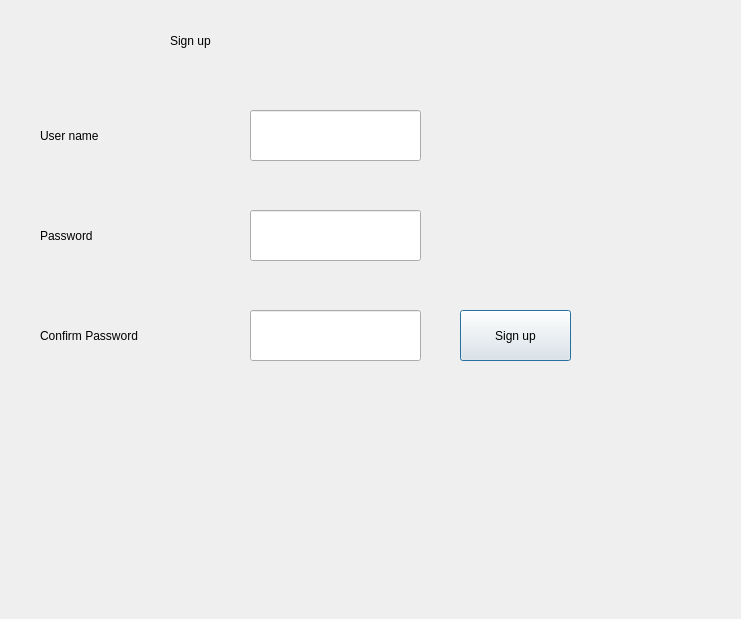
<?xml version="1.0" encoding="UTF-8"?>
<ui version="4.0">
 <class>Dialog</class>
 <widget class="QDialog" name="Dialog">
  <property name="geometry">
   <rect>
    <x>0</x>
    <y>0</y>
    <width>741</width>
    <height>619</height>
   </rect>
  </property>
  <property name="windowTitle">
   <string>Dialog</string>
  </property>
  <property name="styleSheet">
   <string notr="true"/>
  </property>
  <widget class="QLabel" name="lbl_header">
   <property name="geometry">
    <rect>
     <x>170</x>
     <y>10</y>
     <width>161</width>
     <height>61</height>
    </rect>
   </property>
   <property name="styleSheet">
    <string notr="true"/>
   </property>
   <property name="text">
    <string>Sign up</string>
   </property>
  </widget>
  <widget class="QLabel" name="label_2">
   <property name="geometry">
    <rect>
     <x>40</x>
     <y>110</y>
     <width>121</width>
     <height>51</height>
    </rect>
   </property>
   <property name="styleSheet">
    <string notr="true"/>
   </property>
   <property name="text">
    <string>User name</string>
   </property>
  </widget>
  <widget class="QLineEdit" name="user_name">
   <property name="geometry">
    <rect>
     <x>250</x>
     <y>110</y>
     <width>171</width>
     <height>51</height>
    </rect>
   </property>
   <property name="styleSheet">
    <string notr="true"/>
   </property>
  </widget>
  <widget class="QLineEdit" name="password">
   <property name="geometry">
    <rect>
     <x>250</x>
     <y>210</y>
     <width>171</width>
     <height>51</height>
    </rect>
   </property>
   <property name="styleSheet">
    <string notr="true"/>
   </property>
   <property name="text">
    <string/>
   </property>
  </widget>
  <widget class="QLabel" name="label_3">
   <property name="geometry">
    <rect>
     <x>40</x>
     <y>210</y>
     <width>121</width>
     <height>51</height>
    </rect>
   </property>
   <property name="styleSheet">
    <string notr="true"/>
   </property>
   <property name="text">
    <string>Password</string>
   </property>
  </widget>
  <widget class="QPushButton" name="signupButton">
   <property name="geometry">
    <rect>
     <x>460</x>
     <y>310</y>
     <width>111</width>
     <height>51</height>
    </rect>
   </property>
   <property name="styleSheet">
    <string notr="true"/>
   </property>
   <property name="text">
    <string>Sign up</string>
   </property>
  </widget>
  <widget class="QLineEdit" name="password_2">
   <property name="geometry">
    <rect>
     <x>250</x>
     <y>310</y>
     <width>171</width>
     <height>51</height>
    </rect>
   </property>
   <property name="styleSheet">
    <string notr="true"/>
   </property>
   <property name="text">
    <string/>
   </property>
  </widget>
  <widget class="QLabel" name="label_5">
   <property name="geometry">
    <rect>
     <x>40</x>
     <y>310</y>
     <width>201</width>
     <height>51</height>
    </rect>
   </property>
   <property name="styleSheet">
    <string notr="true"/>
   </property>
   <property name="text">
    <string>Confirm Password</string>
   </property>
  </widget>
  <widget class="QLabel" name="lbl_error">
   <property name="geometry">
    <rect>
     <x>460</x>
     <y>390</y>
     <width>251</width>
     <height>51</height>
    </rect>
   </property>
   <property name="styleSheet">
    <string notr="true"/>
   </property>
   <property name="text">
    <string/>
   </property>
  </widget>
 </widget>
 <resources/>
 <connections/>
</ui>
